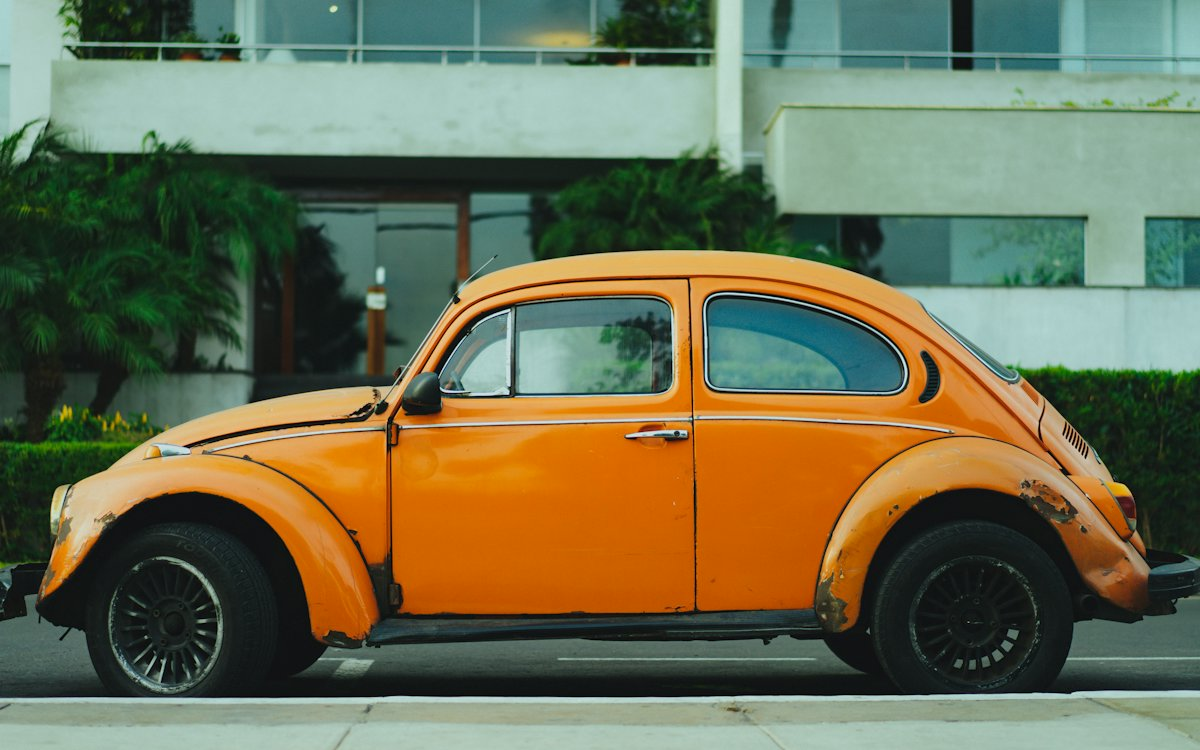
#> input picture ascend/img/c1.jpg, 1200 x 750 px; its folder holds 2 pictures in this run
$ python sheet.py ../../ascend/img ../../ascend/img/c2.jpg 5 5
#> lines starting #> are read from the running program, lines starting #| are printed output that depends on the picture
# contact sheet: python3 tools/sheet.py <dir_with_jpgs> <out.jpg> [cols] [every]
import sys, os
from PIL import Image, ImageDraw
d, out = sys.argv[1], sys.argv[2]; cols = int(sys.argv[3]) if len(sys.argv) > 3 else 5; every = int(sys.argv[4]) if len(sys.argv) > 4 else 1
fs = sorted(f for f in os.listdir(d) if f.endswith(".jpg"))[::every]
tw, th = 216, 384
rows = (len(fs) + cols - 1) // cols
S = Image.new("RGB", (cols * tw, rows * (th + 22)), (40, 40, 40)); D = ImageDraw.Draw(S)
#> after `S = Image.new('RGB', (cols * tw, rows * (th + 22)), (40, 40, 40))`: S: PIL image 1080x406 RGB; every value is 40
for i, f in enumerate(fs):
    im = Image.open(os.path.join(d, f)).resize((tw, th)); x, y = (i % cols) * tw, (i // cols) * (th + 22)
#> after `im = Image.open(os.path.join(d, f)).resize((tw, th))`:
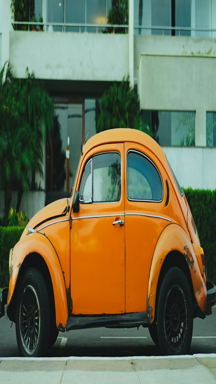
#> im: PIL image 216x384 RGB; mean R, G, B 108.7, 111, 83
    S.paste(im, (x, y + 22)); D.text((x + 4, y + 4), f.replace(".jpg", ""), fill=(255, 255, 0))
#> after `S.paste(im, (x, y + 22))`:
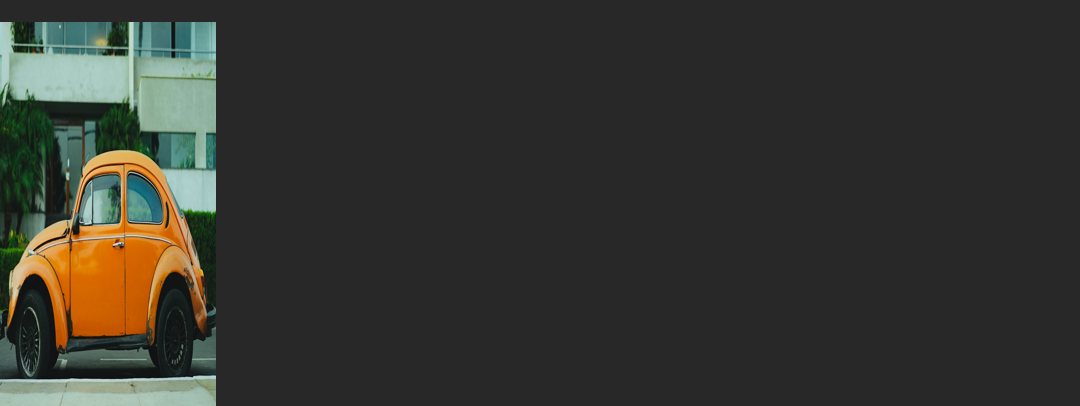
#> S: PIL image 1080x406 RGB; mean R, G, B 53, 53.4, 48.1
S.save(out, quality=85); print(out, len(fs))
#| ../../ascend/img/c2.jpg 1
